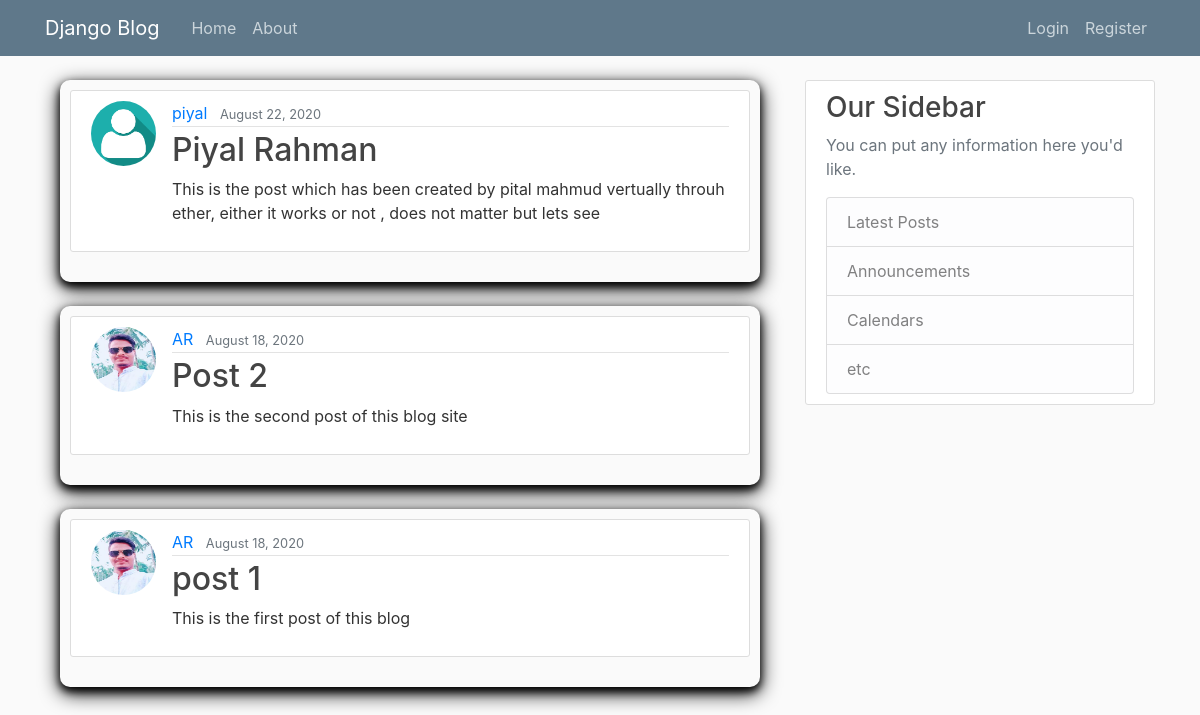
/, run on an earlier commit of the app's database.
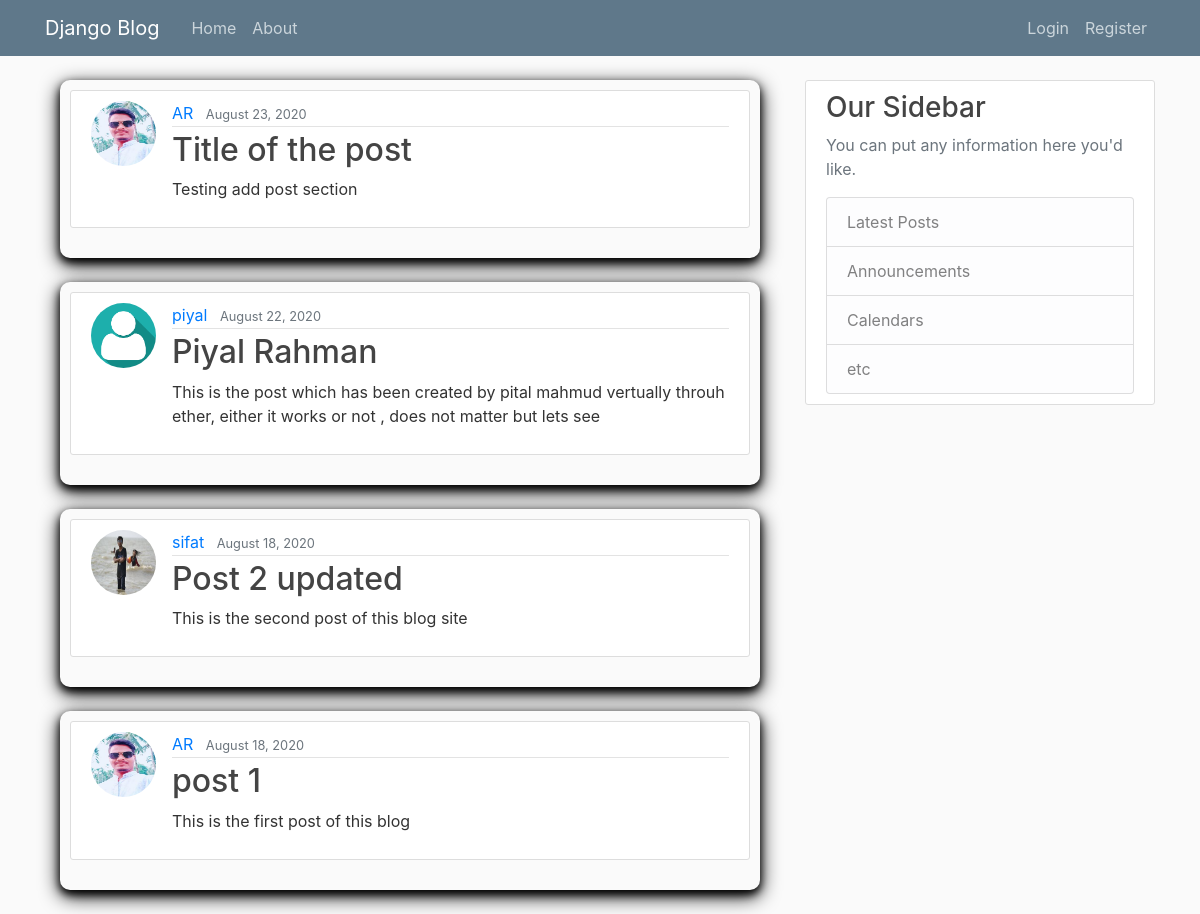
And on a later commit of the database.
### blog/models.py (models this page shows, shortened)
class Post(models.Model):
    title = models.CharField(max_length=100)
    content = models.TextField()
    date_posted = models.DateTimeField(default=timezone.now)
    author = models.ForeignKey(User, on_delete=models.CASCADE)

### users/models.py (models this page shows, shortened)
class Profile(models.Model):
    user = models.OneToOneField(User, on_delete=models.CASCADE)
    image = models.ImageField(default='default.jpg', upload_to='profile_pics')

### blog/views.py (the view)
# urls.py: path('', PostListView.as_view(), name='blog-home'),
class PostListView(ListView):
    model = Post
    template_name = 'blog/home.html'
    context_object_name = 'posts'
    ordering = ['-date_posted']
    paginate_by = 5

### blog/templates/blog/home.html (shortened to what this page needs)
{% extends 'blog/base.html' %}
{% block content %}
    {% for post in posts %}
        <div class="container">
            <div class="d-flex justify-content-center h-100">
                <div class="user_card mb-4">
                    <article class="media content-section">
                        <img class="rounded-circle article-img" src="{{ post.author.profile.image.url }}" alt="">
                        <div class="media-body">
                            <div class="article-metadata">
                                <a class="mr-2" href="#">{{ post.author }}</a>
                                <small class="text-muted">{{ post.date_posted|date:"F d, Y" }}</small>
                            </div>
                            <h2><a class="article-title" href="{% url 'post-detail' post.id %}">{{ post.title }}</a></h2>
                            <p class="article-content">{{ post.content }}</p>
                        </div>
                    </article>
                </div>
            </div>
        </div>
    {% endfor %}
{% endblock content %}

### blog/templates/blog/base.html (shortened to what this page needs)
{% load static %}
{% load crispy_forms_tags %}
<!DOCTYPE html>
<html lang="en">
<head>
    <link rel="stylesheet" href="https://stackpath.bootstrapcdn.com/bootstrap/4.3.1/css/bootstrap.min.css"
>
    <link rel="stylesheet" href="https://use.fontawesome.com/releases/v5.6.1/css/all.css"
>
    <link rel="stylesheet" href="{% static 'blog/main.css' %}">
</head>
<body>
<header class="site-header">
    <nav class="navbar navbar-expand-md navbar-dark bg-steel fixed-top">
        <div class="container">
            <a class="navbar-brand mr-4" href="{% url 'blog-home' %}">Django Blog</a>
            <div class="collapse navbar-collapse" id="navbarToggle">
                <div class="navbar-nav mr-auto">
                    <a class="nav-item nav-link" href="{% url 'blog-home' %}">Home</a>
                    <a class="nav-item nav-link" href="{% url 'blog-about' %}">About</a>
                </div>
                <div class="navbar-nav">
                    {% if user.is_authenticated %}
                        <a class="nav-item nav-link" href="{% url 'post-create' %}">Add Post</a>
                        <a class="nav-item nav-link" href="{% url 'profile' %}">Profile</a>
                        <a class="nav-item nav-link" href="{% url 'logout' %}">Logout</a>
                    {% else %}
                        <a class="nav-item nav-link" href="{% url 'login' %}">Login</a>
                        <a class="nav-item nav-link" href="{% url 'register' %}">Register</a>
                    {% endif %}
                </div>
            </div>
        </div>
    </nav>
</header>
<main role="main" class="container">
    <div class="row">
        <div class="col-md-8">
            {% block content %}{% endblock %}
        </div>
        <div class="col-md-4">
            <div class="content-section">
                <h3>Our Sidebar</h3>
                <p class='text-muted'>You can put any information here you'd like.
                <ul class="list-group">
                    <li class="list-group-item list-group-item-light">Latest Posts</li>
                    <li class="list-group-item list-group-item-light">Announcements</li>
                    <li class="list-group-item list-group-item-light">Calendars</li>
                    <li class="list-group-item list-group-item-light">etc</li>
                </ul>
            </div>
        </div>
    </div>
</main>
</body>
</html>

### blog/static/blog/main.css (style rules this page uses)
body { background: #fafafa; color: #333333; margin-top: 5rem; }
h1, h2, h3, h4, h5, h6 { color: #444444; }
ul { margin: 0; }
.bg-steel { background-color: #5f788a; }
.site-header .navbar-nav .nav-link { color: #cbd5db; }
.content-section { background: #ffffff; padding: 10px 20px; border: 1px solid #dddddd; border-radius: 3px; margin-bottom: 20px; }
.article-title { color: #444444; }
.article-content { white-space: pre-line; }
.article-img { height: 65px; width: 65px; margin-right: 16px; }
.article-metadata { padding-bottom: 1px; margin-bottom: 4px; border-bottom: 1px solid #e3e3e3 }

### blog/templates/blog/base.html (style rules this page uses)
.user_card { width: 1000px; margin-top: auto; margin-bottom: auto; background: #fafafa; position: relative; display: flex; justify-content: center; flex-direction: column; padding: 10px; box-shadow: 0 4px 8px 0 rgb(0, 0, 0), 0 6px 20px 0 rgb(0, 0, 0); -webkit-box-shadow: 0 4px 8px 0 rgb(0, 0, 0), 0 6px 20px 0 rgb(0, 0, 0); -moz-box-shadow: 0 4px 8px 0 rgb(0, 0, 0), 0 6px 20px 0 rgb(0, 0, 0); border-radius: 10px; }

What changed in the data, as far as the page shows it:
added Post: author.profile.image (picture), author "AR", date_posted "August 23, 2020", title "Title of the post", content "Testing add post section"
changed Post "This is the second post of this blog site": author.profile.image: a different picture; author "AR" → "sifat"; title "Post 2" → "Post 2 updated"
